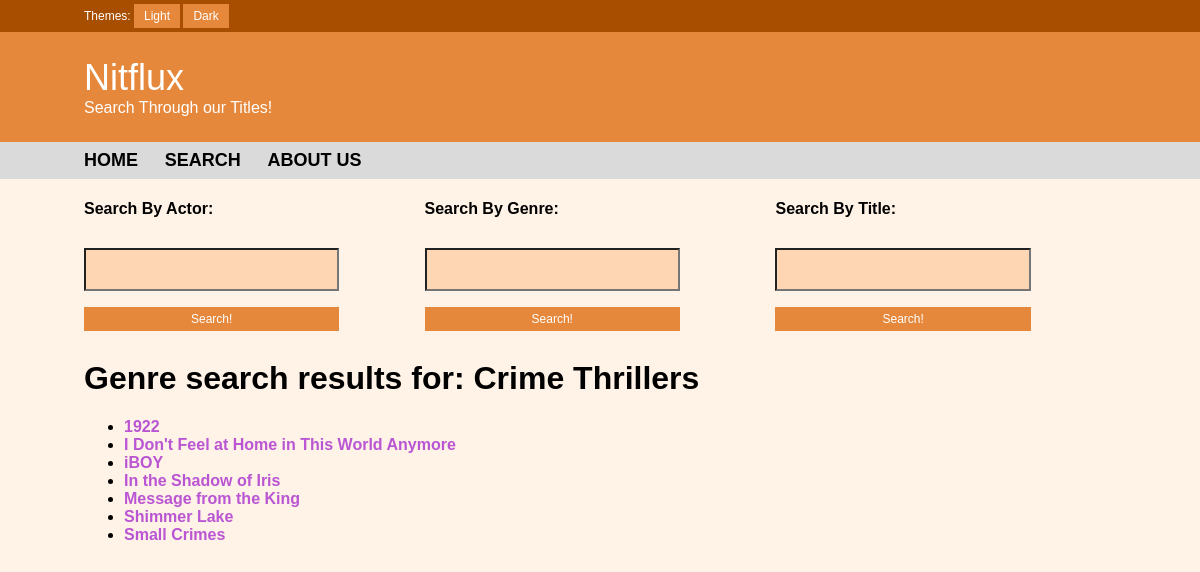
The page /search.php?genre=+Crime+Thrillers on the database its author committed.
### tables this page shows
CREATE TABLE `genres` (
  `genre` varchar(48) NOT NULL,
  `name` varchar(200) NOT NULL
);

### search.php (the view, shortened to what this page needs)
<!DOCTYPE html>
<html>
<head>
  <link rel="stylesheet" type="text/css" href="style.css">
</head>
<body onload="checkCookie()">
<div id="loginbar" class="loginbar">
  Themes:
  <button type="button" class="mybutton" onclick="switchLight()">Light</button>
  <button type="button" class="mybutton" onclick="switchDark()">Dark</button>
</div>
  <div id="titlebar" class="titlebar">
    <span style="font-size: 36px">Nitflux&nbsp;</span>
    <br>
    <span style="font-size: 16px">Search Through our Titles!</span>
</div>
<div id="menubar" class="menubar">
  <a href="./index.html" class="menulink">home</a>
  <a href="./search.php" class="menulink">search</a>
  <a href="./about.html" class="menulink">about us</a>
</div>
<div id="titles" class="main">
<div class="column-left">
<span><h4>Search By Actor:</h4>
<form action="search.php" method="GET">
  <input class="input" type="text" name="actor" >
  <br>
  <input class="mybutton" type="submit" value="Search!">
</form></div>
<div class="column-center">
<h4>Search By Genre:</h4>
<form action="search.php" method="GET">
  <input class="input" type="text" name="genre" >
  <br>
  <input class="mybutton" type="submit" value="Search!">
</form></span></div>
<div class="column-right">
<h4>Search By Title:</h4>
<form action="search.php" method="GET">
  <input class="input" type="text" name="movie" >
  <br>
  <input class="mybutton" type="submit" value="Search!">
</form></span></div>
<?php
  if(isset($_GET['actor'])) {
    echo "<h1>Actor search results for: " . $_GET['actor'] . "</h1>";
  }
  else if (isset($_GET['genre'])) {
    echo "<h1>Genre search results for: " . $_GET['genre'] . "</h1>";
  }
?>
<ul><?php
    try {
      $db = getDB();
      if(isset($_GET['actor'])) {
        $actor = addslashes($_GET['actor']);
        $sql = "SELECT name FROM actors WHERE actor LIKE '%" . $actor . "%' ORDER by name";
      }
      else if (isset($_GET['genre'])) {
        $genre = addslashes($_GET['genre']);
        $sql = "SELECT name FROM genres WHERE genre LIKE '%" . $genre . "%' ORDER by name";
      }
      $stmt = $db->query($sql);
    } catch(PDOException $e) {
      echo '{"error":{"text":'. $e->getMessage() .'}}';
    }
    foreach ($stmt as $row) {
      $movie = $row['name'];
      $urlMovie = urlencode($movie);
      echo "<li><a class=\"bloglink\" href=\"http://localhost/nitflux/entry.php?movie="
       . $urlMovie . "\">" .  $movie . "</a></li>";
    }
  ?></ul>
</div>
</body>
</html>

### style.css (style rules this page uses)
body { font-family: "Trebuchet MS", Helvetica, sans-serif; margin: 0; background-color: #fff2e6; }
.column-left { float: left; width: 33%; }
.column-right { float: right; width: 33%; }
.column-center { display: inline-block; width: 33%; }
input { width: 75%; padding: 12px 20px; margin: 8px 0; box-sizing: border-box; background-color: #ffd6b3; }
.loginbar { background-color: rgb(167, 78, 0); font-size: 12px; color: white; padding: 4px 7% 4px 7%; }
.titlebar { background-color: rgb(230, 136, 59); padding: 25px 7% 25px 7%; color: white; }
.menubar { background-color: rgb(218, 218, 218); padding: 8px 7% 8px 7%; }
.main { padding-top: 0%; margin-top: 0%; background-color: #fff2e6; box-sizing: border-box; padding-left: 7%; padding-right: 7%; }
.mybutton { background-color: rgb(230, 136, 59); border: none; color: white; text-align: center; font-size: 12px; padding: 5px 10px; }
a.menulink { color: black; text-decoration: none; font-weight: bold; text-transform: uppercase; font-size: 18px; }
a.bloglink { color: mediumorchid; text-decoration: none; font-weight: bold; font-size: 16px; }

### rows shown on the page
genres: name "1922"
genres: name "I Don't Feel at Home in This World Anymore"
genres: name "iBOY"
genres: name "In the Shadow of Iris"
genres: name "Message from the King"
genres: name "Shimmer Lake"
genres: name "Small Crimes"

### other values the page prints
$_GET['genre'] "Crime Thrillers"
